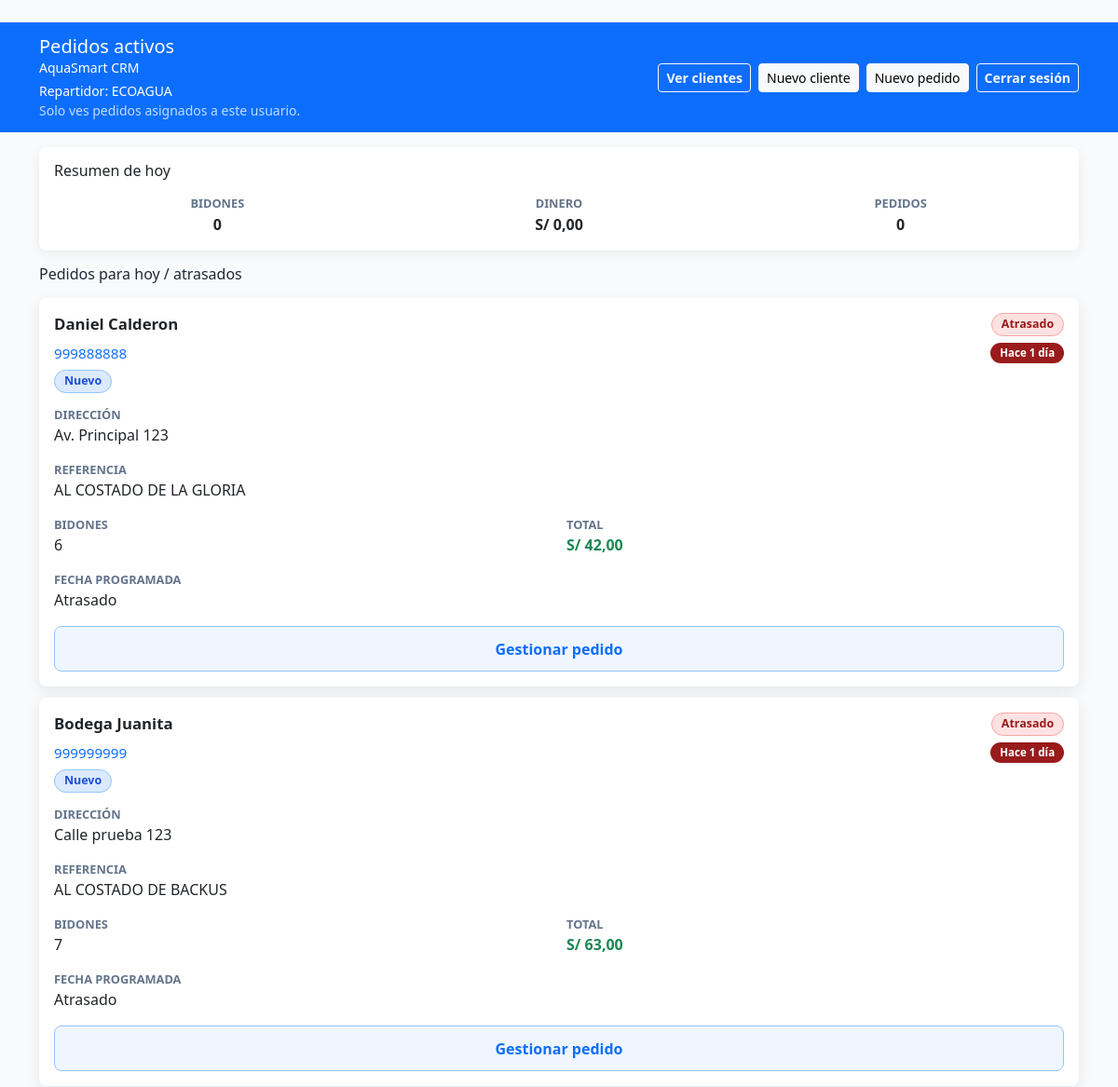
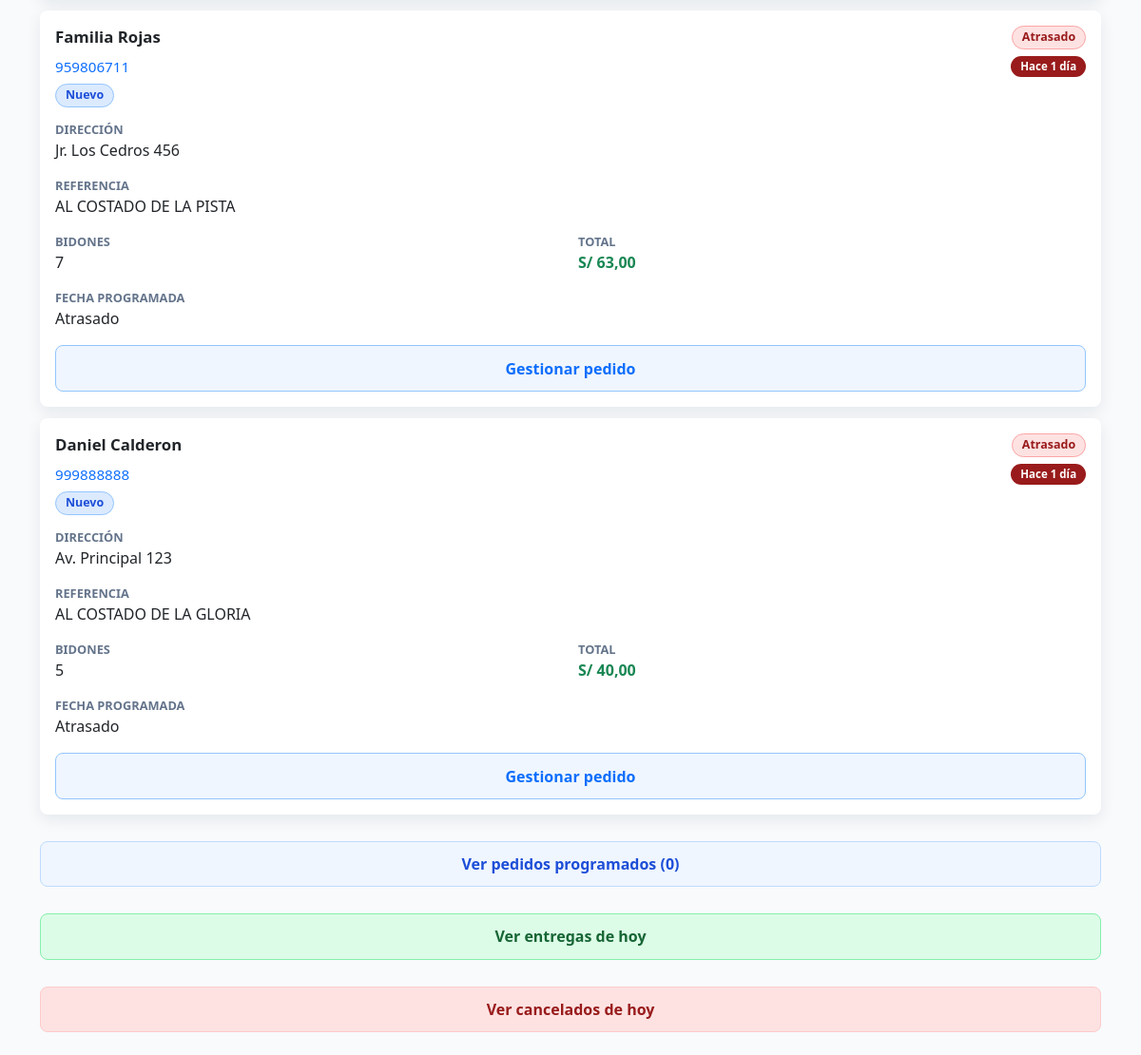
/pedidos/repartidor/ (signed in), run on the app's committed database (2 pictures, top to bottom).
### core/models.py (models this page shows, shortened)
class Pedido(models.Model):
    PENDIENTE = 'PENDIENTE'
    ENTREGADO = 'ENTREGADO'
    CANCELADO = 'CANCELADO'
    ESTADOS_PEDIDO = [
        (PENDIENTE, 'Pendiente'),
        (ENTREGADO, 'Entregado'),
        (CANCELADO, 'Cancelado'),
    ]
    cliente = models.ForeignKey(
        Cliente,
        on_delete=models.CASCADE
    )
    repartidor = models.ForeignKey(
        settings.AUTH_USER_MODEL,
        null=True,
        blank=True,
        on_delete=models.SET_NULL
    )
    fecha_pedido = models.DateTimeField(auto_now_add=True)
    fecha_programada = models.DateField(
    null=True,
    blank=True
    )
    fecha_entrega = models.DateTimeField(
        null=True,
        blank=True
    )
    fecha_cancelacion = models.DateTimeField(
        null=True,
        blank=True
    )
    cantidad_bidones = models.IntegerField()
    precio_unitario = models.DecimalField(
        max_digits=6,
        decimal_places=2
    )
    total = models.DecimalField(
        max_digits=8,
        decimal_places=2
    )
    estado = models.CharField(
        max_length=20,
        choices=ESTADOS_PEDIDO,
        default=PENDIENTE
    )
    observacion = models.TextField(
        blank=True,
        null=True
    )

class Cliente(models.Model):
    ESTADOS = [
        ('ACTIVO', 'Activo'),
        ('RIESGO', 'En riesgo'),
        ('ABANDONADO', 'Abandonado'),
        ('SIN_HISTORIAL', 'Sin historial'),
    ]
    nombre = models.CharField(max_length=100)
    telefono = models.CharField(max_length=20)
    direccion = models.CharField(max_length=255)
    referencia = models.CharField(max_length=255, blank=True, null=True)
    latitud = models.FloatField(blank=True, null=True)
    longitud = models.FloatField(blank=True, null=True)
    estado = models.CharField(
        max_length=20,
        choices=ESTADOS,
        default='SIN_HISTORIAL'
    )
    fecha_registro = models.DateTimeField(auto_now_add=True)
    activo = models.BooleanField(default=True)

### core/views.py (the view)
@login_required
@repartidor_required
def pedidos_repartidor(request):
    hoy = timezone.localdate()
    pedidos_base = Pedido.objects.filter(
        estado=Pedido.PENDIENTE,
        repartidor=request.user
    ).select_related(
        'cliente'
    ).annotate(
        cliente_entregados=Count(
            'cliente__pedido',
            filter=Q(cliente__pedido__estado=Pedido.ENTREGADO)
        )
    )
    pedidos_hoy = pedidos_base.filter(
        Q(fecha_programada__lte=hoy)
        | Q(fecha_programada__isnull=True)
    ).order_by(
        'fecha_programada',
        'fecha_pedido'
    )
    pedidos_hoy = [
        preparar_pedido_repartidor(pedido)
        for pedido in pedidos_hoy
    ]
    pedidos_programados = pedidos_base.filter(
        fecha_programada__gt=hoy
    ).order_by(
        'fecha_programada',
        'fecha_pedido'
    )
    pedidos_programados = [
        preparar_pedido_repartidor(pedido)
        for pedido in pedidos_programados
    ]
    entregas_hoy = Pedido.objects.filter(
        estado=Pedido.ENTREGADO,
        repartidor=request.user,
        fecha_entrega__date=hoy
    ).select_related(
        'cliente'
    ).order_by(
        '-fecha_entrega',
        '-fecha_pedido'
    )
    entregas_hoy = list(entregas_hoy)
    for entrega in entregas_hoy:
        entrega.hora_entrega_panel = hora_panel(entrega.fecha_entrega)
    cancelados_hoy = Pedido.objects.filter(
        estado=Pedido.CANCELADO,
        repartidor=request.user,
        fecha_cancelacion__date=hoy
    ).select_related(
        'cliente'
    ).order_by(
        '-fecha_cancelacion',
        '-fecha_pedido'
    )
    cancelados_hoy = list(cancelados_hoy)
    for cancelado in cancelados_hoy:
        cancelado.hora_cancelacion_panel = hora_panel(cancelado.fecha_cancelacion)
    total_bidones_hoy = sum(
        entrega.cantidad_bidones
        for entrega in entregas_hoy
    )
    total_dinero_hoy = sum(
        entrega.total
        for entrega in entregas_hoy
    )
    total_pedidos_hoy = len(entregas_hoy)
    context = {
        'pedidos': pedidos_hoy,
        'pedidos_hoy': pedidos_hoy,
        'pedidos_programados': pedidos_programados,
        'total_pedidos_programados': len(pedidos_programados),
        'entregas_hoy': entregas_hoy,
        'cancelados_hoy': cancelados_hoy,
        'total_bidones_hoy': total_bidones_hoy,
        'total_dinero_hoy': total_dinero_hoy,
        'total_pedidos_hoy': total_pedidos_hoy,
        'hoy': hoy,
        'grupo_repartidor': 'Repartidor',
    }
    return render(
        request,
        'core/pedidos_repartidor.html',
        context
    )

### core/auth_utils.py (called while the page is built)
def es_repartidor(user):
    return (
        user.is_authenticated
        and user.is_active
        and user.groups.filter(name='Repartidor').exists()
    )

def es_secretaria(user):
    return (
        user.is_authenticated
        and user.is_active
        and user.groups.filter(name='Secretaria').exists()
    )

def es_admin_o_superuser(user):
    return (
        user.is_authenticated
        and user.is_active
        and (
            user.is_superuser
            or user.groups.filter(name='Administrador').exists()
        )
    )

def es_jefe_repartidores(user):
    return (
        user.is_authenticated
        and user.is_active
        and user.groups.filter(name='JefeRepartidores').exists()
    )

def puede_ver_panel_repartidor(user):
    return es_repartidor(user) or es_jefe_repartidores(user)

### core/context_processors.py (called while the page is built)
def permisos_menu(request):
    user = request.user
    if not user.is_authenticated:
        return {}
    return {
        'menu_es_admin': es_admin_o_superuser(user),
        'menu_es_jefe_repartidores': es_jefe_repartidores(user),
        'menu_es_repartidor': es_repartidor(user),
        'menu_es_secretaria': es_secretaria(user),
        'menu_puede_crm_operativo': (
            es_admin_o_superuser(user)
            or es_secretaria(user)
        ),
        'menu_puede_mi_reparto': (
            es_repartidor(user)
            or es_jefe_repartidores(user)
        ),
    }

### core/views.py (called while the page is built, shortened)
def limpiar_telefono(telefono):
    return re.sub(r'\D', '', telefono or '')

def telefono_whatsapp_peru(telefono):
    numero = limpiar_telefono(telefono)
    if numero.startswith('51') and len(numero) > 9:
        return numero
    return f'51{numero}'

def tiempo_esperando_pedido(pedido):
    diferencia = timezone.now() - pedido.fecha_pedido
    dias = diferencia.days
    horas = diferencia.seconds // 3600
    minutos = max(1, diferencia.seconds // 60)
    if dias == 1:
        return 'Hace 1 día'

def texto_programacion_pedido(pedido):
    hoy = timezone.localdate()
    manana = hoy + timedelta(days=1)
    if not pedido.fecha_programada:
        return 'Hoy'
    if pedido.fecha_programada < hoy:
        return 'Atrasado'
    if pedido.fecha_programada == hoy:
        return 'Hoy'
    if pedido.fecha_programada == manana:
        return 'Mañana'
    return pedido.fecha_programada.strftime('%d/%m/%Y')

### templates/core/pedidos_repartidor.html (shortened to what this page needs)
﻿<!DOCTYPE html>
<html lang="es">
<head>
    <link
        href="https://cdn.jsdelivr.net/npm/bootstrap@5.3.3/dist/css/bootstrap.min.css"
        rel="stylesheet"
    >
</head>
<body>
<header class="top-bar py-3 mb-3">
    <div class="container">
        <div class="d-flex justify-content-between align-items-center gap-2 flex-nowrap">
            <div class="min-w-0">
                <h1 class="h5 mb-0">Pedidos activos</h1>
                <small>AquaSmart CRM</small>
                <div class="small mt-1">
                    Repartidor:
                    {% if request.user.get_full_name %}
                        {{ request.user.get_full_name }}
                    {% else %}
                        {{ request.user.username }}
                    {% endif %}
                </div>
                <div class="small opacity-75">
                    Solo ves pedidos asignados a este usuario.
                </div>
            </div>
            <div class="d-none d-sm-flex gap-2 flex-wrap align-items-stretch justify-content-sm-end">
                <a href="/clientes/" class="btn btn-outline-light btn-sm">
                    Ver clientes
                </a>
                <a href="/repartidor/clientes/nuevo/" class="btn btn-light btn-sm">
                    Nuevo cliente
                </a>
                <a href="/repartidor/pedidos/nuevo/" class="btn btn-light btn-sm">
                    Nuevo pedido
                </a>
                <form method="post" action="{% url 'cerrar_sesion_repartidor' %}" class="mb-0">
                    <button type="submit" class="btn btn-outline-light btn-sm">
                        Cerrar sesión
                    </button>
                </form>
            </div>
        </div>
    </div>
</header>
<main class="container pb-4">
    <section class="card summary-card mb-3">
        <div class="card-body">
            <h2 class="h6 mb-3">Resumen de hoy</h2>
            <div class="row g-3 text-center">
                <div class="col-4">
                    <div class="order-label">Bidones</div>
                    <div class="fw-bold">{{ total_bidones_hoy }}</div>
                </div>
                <div class="col-4">
                    <div class="order-label">Dinero</div>
                    <div class="fw-bold">S/ {{ total_dinero_hoy|floatformat:2 }}</div>
                </div>
                <div class="col-4">
                    <div class="order-label">Pedidos</div>
                    <div class="fw-bold">{{ total_pedidos_hoy }}</div>
                </div>
            </div>
        </div>
    </section>
    <h2 class="h6 mb-3">Pedidos para hoy / atrasados</h2>
    {% for pedido in pedidos_hoy %}
        {% include 'core/includes/pedido_repartidor_card.html' %}
    {% endfor %}
    <details class="history-details">
        <summary class="history-summary scheduled">
            Ver pedidos programados ({{ total_pedidos_programados }})
        </summary>
    </details>
    <details class="history-details">
        <summary class="history-summary delivered">
            Ver entregas de hoy
        </summary>
    </details>
    <details class="history-details">
        <summary class="history-summary cancelled">
            Ver cancelados de hoy
        </summary>
    </details>
</main>
</body>
</html>

### templates/core/includes/pedido_repartidor_card.html (shortened to what this page needs)
<article class="card order-card mb-3">
    <div class="card-body">
        <div class="order-card-header">
            <div class="order-card-row">
                <h2 class="order-card-title">{{ pedido.cliente.nombre }}</h2>
                {% if pedido.es_atrasado %}
                    <span class="badge-estado badge-atrasado">
                        Atrasado
                    </span>
                {% elif pedido.fecha_programada == hoy %}
                    <span class="badge-estado badge-hoy">
                        Hoy
                    </span>
                {% else %}
                    <span class="badge-estado {{ pedido.fecha_programada_clase }}">
                        {{ pedido.fecha_programada_texto }}
                    </span>
                {% endif %}
            </div>
            <div class="order-card-row">
                <a class="order-card-phone text-decoration-none" href="tel:{{ pedido.telefono_limpio }}">
                    {{ pedido.cliente.telefono }}
                </a>
                <span class="waiting-badge {{ pedido.tiempo_esperando_clase }}">
                    {{ pedido.tiempo_esperando }}
                </span>
            </div>
            {% if pedido.cliente_nuevo %}
                <div class="order-card-badges">
                    <span class="badge-estado new-client-badge">
                        Nuevo
                    </span>
                </div>
            {% endif %}
        </div>
        <div class="row g-3">
            <div class="col-12">
                <div class="order-label">Dirección</div>
                <div class="order-value">{{ pedido.cliente.direccion }}</div>
            </div>
            <div class="col-12">
                <div class="order-label">Referencia</div>
                <div class="order-value">
                    {{ pedido.cliente.referencia|default:"Sin referencia" }}
                </div>
            </div>
            <div class="col-6">
                <div class="order-label">Bidones</div>
                <div class="order-value">{{ pedido.cantidad_bidones }}</div>
            </div>
            <div class="col-6">
                <div class="order-label">Total</div>
                <div class="order-value fw-semibold text-success">
                    S/ {{ pedido.total|floatformat:2 }}
                </div>
            </div>
            <div class="col-6">
                <div class="order-label">Fecha programada</div>
                <div class="order-value">
                    {{ pedido.fecha_programada_texto }}
                </div>
            </div>
        </div>
        <details class="action-details">
            <summary class="action-summary">
                Gestionar pedido
            </summary>
        </details>
    </div>
</article>

### templates/core/pedidos_repartidor.html (style rules this page uses)
body { background: #f8fafc; color: #1f2937; }
.top-bar { background: #0d6efd; color: white; padding-bottom: 0.85rem !important; padding-top: 0.85rem !important; }
.order-card { border: 0; border-radius: 8px; margin-bottom: 0.75rem !important; box-shadow: 0 0.35rem 1rem rgba(15, 23, 42, 0.08); }
.order-card .card-body { padding: 1rem; }
.order-card-header { display: grid; gap: 0.4rem; margin-bottom: 0.85rem; }
.order-card-row { align-items: center; display: grid; gap: 0.65rem; grid-template-columns: minmax(0, 1fr) auto; }
.order-card-title { font-size: 1.05rem; font-weight: 700; line-height: 1.2; margin: 0; min-width: 0; }
.order-card-phone { font-size: 0.95rem; min-width: 0; overflow: hidden; text-overflow: ellipsis; white-space: nowrap; }
.order-card-badges { align-items: center; display: flex; flex-wrap: wrap; gap: 0.35rem; }
.summary-card { border: 0; border-radius: 8px; box-shadow: 0 0.25rem 0.8rem rgba(15, 23, 42, 0.06); }
.order-label { color: #64748b; font-size: 0.8rem; font-weight: 700; text-transform: uppercase; }
.order-value { font-size: 1rem; overflow-wrap: anywhere; }
.action-details { margin-top: 1rem; }
.action-summary, .history-summary { border-radius: 8px; cursor: pointer; font-weight: 700; list-style: none; min-height: 48px; padding: 0.7rem 1rem; text-align: center; }
.action-summary { background: #eff6ff; border: 1px solid #93c5fd; color: #0d6efd; }
.history-details { margin-top: 1.75rem; }
.history-summary.delivered { background: #dcfce7; border: 1px solid #86efac; color: #166534; }
.history-summary.cancelled { background: #fee2e2; border: 1px solid #fecaca; color: #991b1b; }
.history-summary.scheduled { background: #eff6ff; border: 1px solid #bfdbfe; color: #1d4ed8; }
.badge, .badge-estado, .waiting-badge { border-radius: 999px; display: inline-flex; align-items: center; gap: 0.25rem; font-size: 0.78rem; font-weight: 700; line-height: 1; padding: 0.34rem 0.62rem; white-space: nowrap; }
.waiting-badge { font-size: 0.72rem; justify-self: end; margin-top: 0; max-width: 8.75rem; overflow: hidden; text-overflow: ellipsis; }
.waiting-critical { background: #991b1b; color: white; }
.badge-atrasado { background: #fee2e2; border: 1px solid #fca5a5; color: #991b1b; }
.new-client-badge { background: #dbeafe; border: 1px solid #93c5fd; color: #1d4ed8; margin-top: 0; }
.btn-outline-primary, .btn-outline-danger, .btn-outline-light { font-weight: 700; }
.min-w-0 { min-width: 0; }

### data on the page
Pedido: cliente.nombre "Daniel Calderon", shows "Atrasado", cliente.telefono "999888888", tiempo_esperando "Hace 1 día", shows "Nuevo", cliente.direccion "Av. Principal 123", cliente.referencia "AL COSTADO DE LA GLORIA", cantidad_bidones "6", total "42,00", fecha_programada_texto "Atrasado"
Pedido: cliente.nombre "Bodega Juanita", shows "Atrasado", cliente.telefono "999999999", tiempo_esperando "Hace 1 día", shows "Nuevo", cliente.direccion "Calle prueba 123", cliente.referencia "AL COSTADO DE BACKUS", cantidad_bidones "7", total "63,00", fecha_programada_texto "Atrasado"
Pedido: cliente.nombre "Familia Rojas", shows "Atrasado", cliente.telefono "959806711", tiempo_esperando "Hace 1 día", shows "Nuevo", cliente.direccion "Jr. Los Cedros 456", cliente.referencia "AL COSTADO DE LA PISTA", cantidad_bidones "7", total "63,00", fecha_programada_texto "Atrasado"
Pedido: cliente.nombre "Daniel Calderon", shows "Atrasado", cliente.telefono "999888888", tiempo_esperando "Hace 1 día", shows "Nuevo", cliente.direccion "Av. Principal 123", cliente.referencia "AL COSTADO DE LA GLORIA", cantidad_bidones "5", total "40,00", fecha_programada_texto "Atrasado"

### other printed values
{{ request.user.username }} "ECOAGUA"
{{ total_bidones_hoy }} "0"
{{ total_dinero_hoy|floatformat:2 }} "0,00"
{{ total_pedidos_hoy }} "0"
{{ total_pedidos_programados }} "0"
